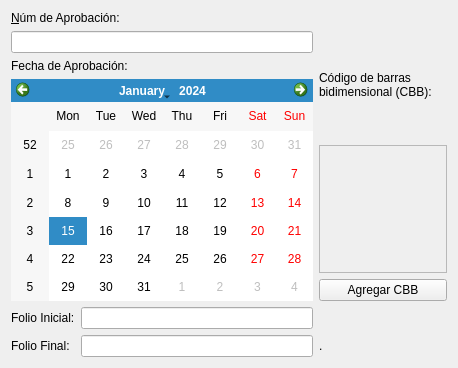
<?xml version="1.0" encoding="UTF-8"?>
<ui version="4.0">
 <class>serieFoliosEditor</class>
 <widget class="QWidget" name="serieFoliosEditor">
  <property name="geometry">
   <rect>
    <x>0</x>
    <y>0</y>
    <width>458</width>
    <height>368</height>
   </rect>
  </property>
  <property name="windowTitle">
   <string>Form</string>
  </property>
  <layout class="QGridLayout" name="gridLayout">
   <item row="0" column="0" colspan="2">
    <widget class="QLabel" name="label_14">
     <property name="text">
      <string>&amp;Núm de Aprobación:</string>
     </property>
     <property name="buddy">
      <cstring>editNumAprobacion</cstring>
     </property>
    </widget>
   </item>
   <item row="1" column="0" colspan="2">
    <widget class="MibitLineEdit" name="editNumAprobacion"/>
   </item>
   <item row="1" column="2" rowspan="3">
    <layout class="QVBoxLayout" name="verticalLayout">
     <item>
      <widget class="QLabel" name="label_18">
       <property name="text">
        <string>Código de barras bidimensional (CBB):</string>
       </property>
       <property name="wordWrap">
        <bool>true</bool>
       </property>
      </widget>
     </item>
     <item>
      <widget class="QLabel" name="lblCbb">
       <property name="sizePolicy">
        <sizepolicy hsizetype="Maximum" vsizetype="Maximum">
         <horstretch>0</horstretch>
         <verstretch>0</verstretch>
        </sizepolicy>
       </property>
       <property name="minimumSize">
        <size>
         <width>128</width>
         <height>128</height>
        </size>
       </property>
       <property name="frameShape">
        <enum>QFrame::StyledPanel</enum>
       </property>
       <property name="frameShadow">
        <enum>QFrame::Sunken</enum>
       </property>
       <property name="text">
        <string/>
       </property>
       <property name="alignment">
        <set>Qt::AlignCenter</set>
       </property>
      </widget>
     </item>
     <item>
      <widget class="QPushButton" name="btnCambiarCbb">
       <property name="text">
        <string>Agregar CBB</string>
       </property>
      </widget>
     </item>
    </layout>
   </item>
   <item row="2" column="0" colspan="2">
    <widget class="QLabel" name="label_4">
     <property name="text">
      <string>Fecha de Aprobación:</string>
     </property>
    </widget>
   </item>
   <item row="3" column="0" colspan="2">
    <widget class="QCalendarWidget" name="calendarWidget">
     <property name="firstDayOfWeek">
      <enum>Qt::Monday</enum>
     </property>
    </widget>
   </item>
   <item row="4" column="0">
    <widget class="QLabel" name="label_5">
     <property name="text">
      <string>Folio Inicial:</string>
     </property>
    </widget>
   </item>
   <item row="4" column="1">
    <widget class="MibitLineEdit" name="editFolioInicial"/>
   </item>
   <item row="5" column="0">
    <widget class="QLabel" name="label_16">
     <property name="text">
      <string>Folio Final:</string>
     </property>
    </widget>
   </item>
   <item row="5" column="1">
    <widget class="MibitLineEdit" name="editFolioFinal"/>
   </item>
   <item row="5" column="2">
    <widget class="QLabel" name="lblTotalFolios">
     <property name="text">
      <string>.</string>
     </property>
    </widget>
   </item>
  </layout>
 </widget>
 <customwidgets>
  <customwidget>
   <class>MibitLineEdit</class>
   <extends>QLineEdit</extends>
   <header>../../mibitWidgets/mibitlineedit.h</header>
  </customwidget>
 </customwidgets>
 <tabstops>
  <tabstop>editNumAprobacion</tabstop>
  <tabstop>btnCambiarCbb</tabstop>
 </tabstops>
 <resources/>
 <connections/>
</ui>
